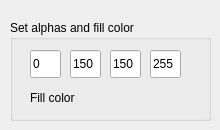
     <widget class="QWidget" name="page_9">
      <widget class="QGroupBox" name="groupBox_26">
       <property name="geometry">
        <rect>
         <x>10</x>
         <y>20</y>
         <width>201</width>
         <height>101</height>
        </rect>
       </property>
       <property name="title">
        <string>Set alphas and fill color</string>
       </property>
       <widget class="CustomColorLabel" name="label_125">
        <property name="geometry">
         <rect>
          <x>70</x>
          <y>70</y>
          <width>30</width>
          <height>20</height>
         </rect>
        </property>
        <property name="text">
         <string/>
        </property>
       </widget>
       <widget class="CustomAlphaLineEdit" name="lineEdit_88">
        <property name="geometry">
         <rect>
          <x>20</x>
          <y>30</y>
          <width>31</width>
          <height>28</height>
         </rect>
        </property>
        <property name="text">
         <string>0</string>
        </property>
        <property name="placeholderText">
         <string>0</string>
        </property>
       </widget>
       <widget class="CustomAlphaLineEdit" name="lineEdit_89">
        <property name="geometry">
         <rect>
          <x>60</x>
          <y>30</y>
          <width>31</width>
          <height>28</height>
         </rect>
        </property>
        <property name="text">
         <string>150</string>
        </property>
        <property name="placeholderText">
         <string>150</string>
        </property>
       </widget>
       <widget class="CustomAlphaLineEdit" name="lineEdit_90">
        <property name="geometry">
         <rect>
          <x>100</x>
          <y>30</y>
          <width>31</width>
          <height>28</height>
         </rect>
        </property>
        <property name="text">
         <string>150</string>
        </property>
        <property name="placeholderText">
         <string>150</string>
        </property>
       </widget>
       <widget class="CustomAlphaLineEdit" name="lineEdit_91">
        <property name="geometry">
         <rect>
          <x>140</x>
          <y>30</y>
          <width>31</width>
          <height>28</height>
         </rect>
        </property>
        <property name="text">
         <string>255</string>
        </property>
        <property name="placeholderText">
         <string>255</string>
        </property>
       </widget>
       <widget class="QLabel" name="label_35">
        <property name="geometry">
         <rect>
          <x>20</x>
          <y>70</y>
          <width>49</width>
          <height>16</height>
         </rect>
        </property>
        <property name="text">
         <string>Fill color</string>
        </property>
       </widget>
      </widget>
     </widget>
